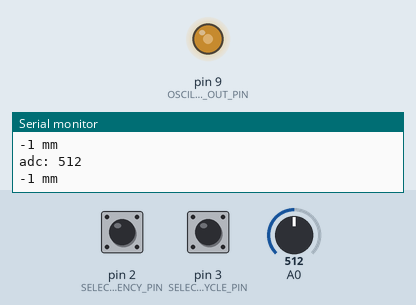
This program was run on a simulated Arduino Nano, built with avr-gcc and run on an emulated ATmega328P. Shown: output pins drawn as LEDs (lit = HIGH), the last lines printed to the serial monitor. The test bench sets the inputs (shaded band); at power-on: pin 3 (SELECT_DUTY_CYCLE_PIN) HIGH, pin 2 (SELECT_FREQUENCY_PIN) HIGH, A0 = 512.

Above: at 1.3 s.
1.4 s: pin 3 (SELECT_DUTY_CYCLE_PIN) pulled LOW for 0.6 s
At 1.8 s:
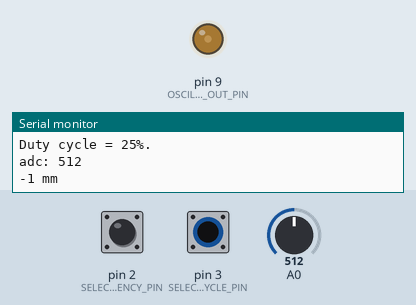
5.6 s: pin 3 (SELECT_DUTY_CYCLE_PIN) pulled LOW for 3.2 s
At 10.2 s:
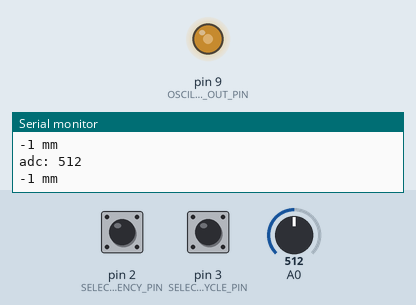
Timing chart, 0 to 11.7 s (numbered marks = the images above; inputs shaded):
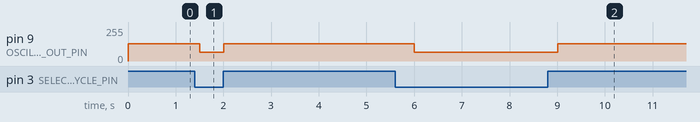

The program:

main.cpp
```cpp
#include <Arduino.h>    // comment this line when working with Arduino IDE
#include <TimerOne.h>

// don't change
#define SELECT_FREQUENCY_PIN    2
#define SELECT_DUTY_CYCLE_PIN   3
#define OSCILLATOR_OUT_PIN      9

#define PERIOD_F_1_MHZ          1
#define PERIOD_F_500_KHZ        2
#define DUTY_CYCLE_50_PCT       512
#define DUTY_CYCLE_25_PCT       256

uint16_t prev_period = 0;
uint16_t prev_duty_cycle = 0;

int get_level(int adc_val) {
  return -1; // todo
}

void setup() {
  // put your setup code here, to run once:
  Serial.begin(9600);

  pinMode(SELECT_FREQUENCY_PIN, INPUT_PULLUP);
  pinMode(SELECT_DUTY_CYCLE_PIN, INPUT_PULLUP);
  pinMode(OSCILLATOR_OUT_PIN, OUTPUT);

   Timer1.initialize();
}

void loop() {
  uint16_t period, duty_cycle;

  // check frequency selection pin
  if(digitalRead(SELECT_FREQUENCY_PIN)){
    period = PERIOD_F_1_MHZ;
  }
  else{
    period = PERIOD_F_500_KHZ;
  }

  // check duty cycle selection pin
  if(digitalRead(SELECT_DUTY_CYCLE_PIN)){
    duty_cycle = DUTY_CYCLE_50_PCT;
  }
  else{
    duty_cycle = DUTY_CYCLE_25_PCT;
  }

  // set changes
  if((period != prev_period) || (duty_cycle != prev_duty_cycle)){
    // update both period and duty cycle
    Timer1.setPeriod(period);
    if(period == PERIOD_F_1_MHZ){
      Serial.println(F("Frequency = 1 MHz."));
    }
    else{
      Serial.println(F("Frequency = 500 kHz."));
    }
    Timer1.pwm(OSCILLATOR_OUT_PIN, duty_cycle);
    if(duty_cycle == DUTY_CYCLE_50_PCT){
      Serial.println(F("Duty cycle = 50%."));
    }
    else{
      Serial.println(F("Duty cycle = 25%."));
    }
  }

  // store new values
  prev_period = period;
  prev_duty_cycle = duty_cycle;

  // todo: read analog value and translate to water level
  int adc_in = analogRead(A0);
  int level_in_mm = get_level(adc_in);
  Serial.print("adc: ");
  Serial.println(adc_in);
  Serial.print(level_in_mm);
  Serial.println(" mm");
  delay(500);
}
```

Measured:
- after the input at 1.4 s, pin 9 (OSCILLATOR_OUT_PIN): 128/255 → 64/255 after 0.10 s, → 128/255 0.50 s later
- after the input at 5.6 s, pin 9 (OSCILLATOR_OUT_PIN): 128/255 → 64/255 after 0.41 s, → 128/255 3.0 s later
